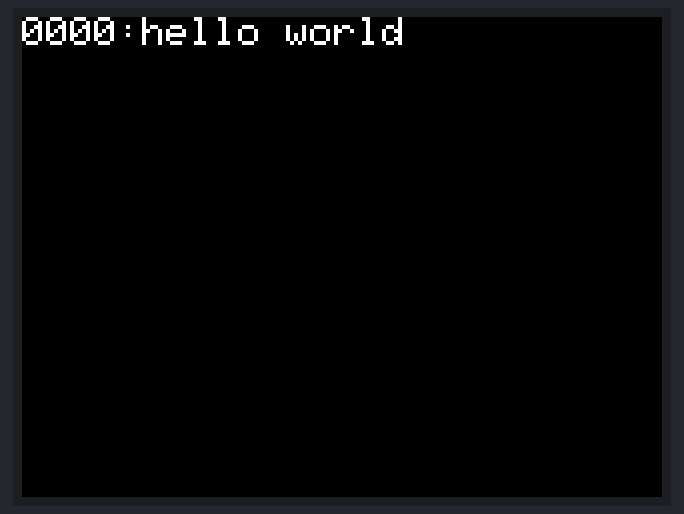
A sketch run on a simulated ESP32. Shown: 320×240 colour display.

Above: at 0.28 s.
At 1.02 s:
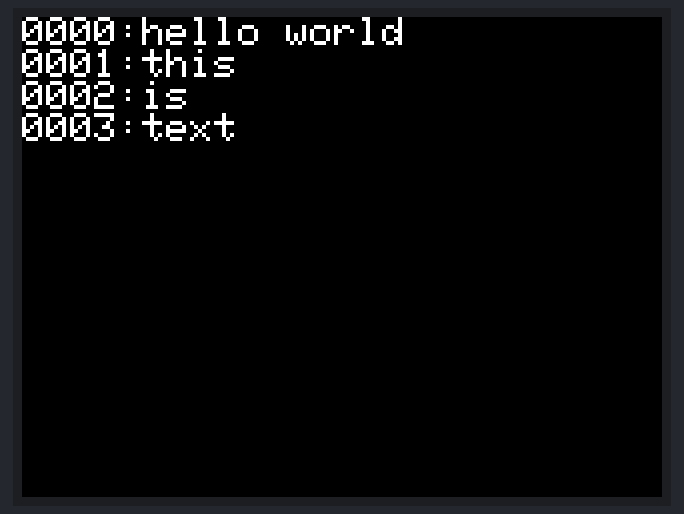
At 1.51 s:
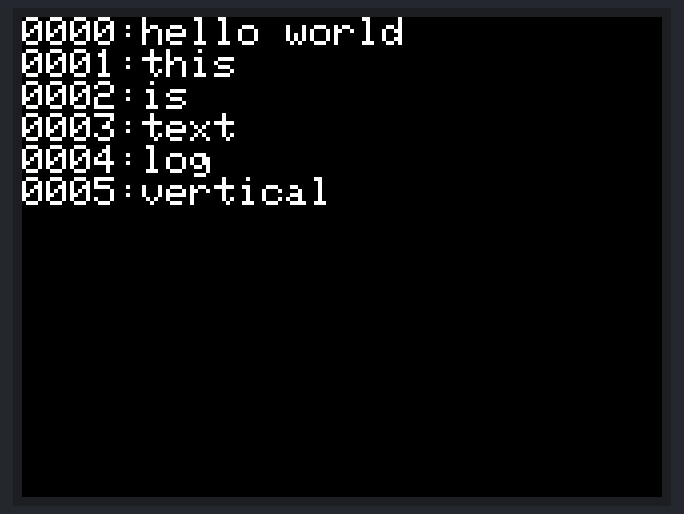
At 2.25 s:
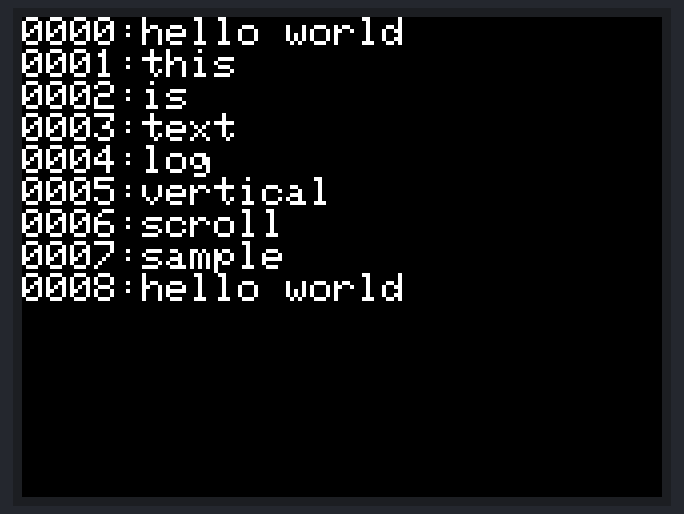
At 2.9 s:
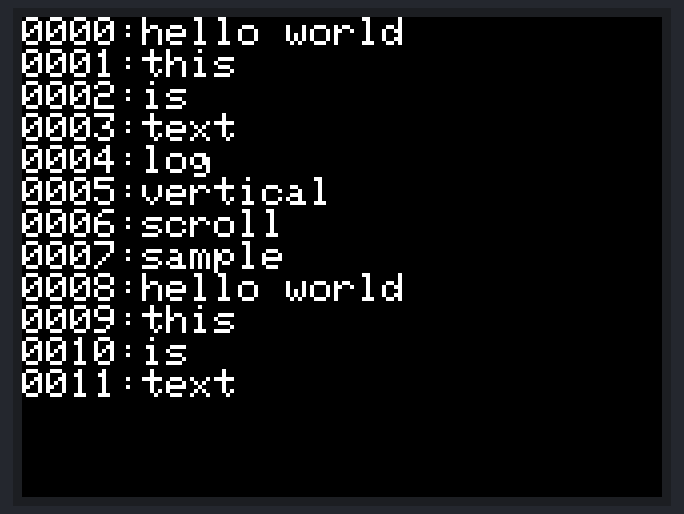
At 3.7 s:
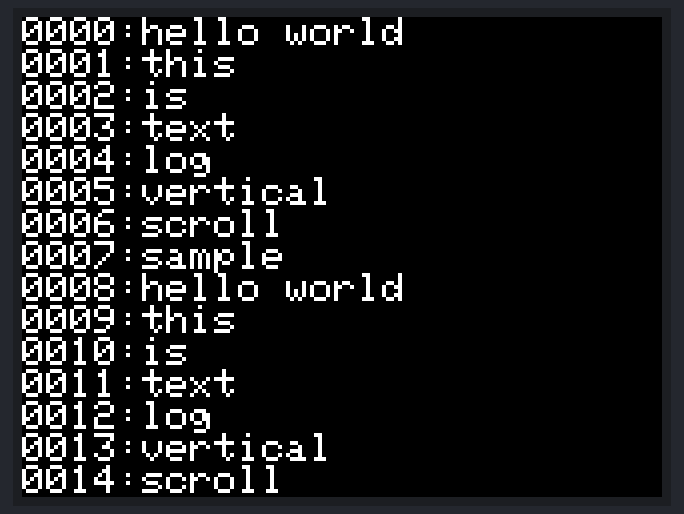

The sketch:

TextLogScroll.ino
```cpp
#include <M5GFX.h>
M5GFX display;

//#include <M5UnitOLED.h>
//M5UnitOLED display; // default setting
//M5UnitOLED display ( 21, 22, 400000 ); // SDA, SCL, FREQ

//#include <M5UnitLCD.h>
//M5UnitLCD display;  // default setting
//M5UnitLCD display  ( 21, 22, 400000 ); // SDA, SCL, FREQ

//#include <M5UnitGLASS2.h>
//M5UnitGLASS2 display;  // default setting
//M5UnitGLASS2 display ( 21, 22, 400000 ); // SDA, SCL, FREQ

//#include <M5AtomDisplay.h>
//M5AtomDisplay display;  // default setting
//M5AtomDisplay display ( 320, 180 ); // width, height

//#include <M5UnitPoEP4HDMI.h>
//M5UnitPoEP4HDMI display; // 1280x720@60 or 1920x1080@30 only; default 1280x720@60

static constexpr char text0[] = "hello world";
static constexpr char text1[] = "this";
static constexpr char text2[] = "is";
static constexpr char text3[] = "text";
static constexpr char text4[] = "log";
static constexpr char text5[] = "vertical";
static constexpr char text6[] = "scroll";
static constexpr char text7[] = "sample";
static constexpr const char* text[] = { text0, text1, text2, text3, text4, text5, text6, text7 };

//*
/// Example of using canvas
M5Canvas canvas(&display);
void setup(void)
{
  display.begin();

  if (display.isEPD())
  {
    display.setEpdMode(epd_mode_t::epd_fastest);
    display.invertDisplay(true);
    display.clear(TFT_BLACK);
  }
  if (display.width() < display.height())
  {
    display.setRotation(display.getRotation() ^ 1);
  }

  canvas.setColorDepth(1); // mono color
  canvas.createSprite(display.width(), display.height());
  canvas.setTextSize((float)canvas.width() / 160);
  canvas.setTextScroll(true);
}

void loop(void)
{
  static int count = 0;

  canvas.printf("%04d:%s\r\n", count, text[count & 7]);
  canvas.pushSprite(0, 0);
  ++count;
}

/*/

/// Example without canvas
void setup(void)
{
  display.begin();

  if (display.isEPD())
  {
    display.setEpdMode(epd_mode_t::epd_fastest);
    display.invertDisplay(true);
    display.clear(TFT_BLACK);
  }
  if (display.width() < display.height())
  {
    display.setRotation(display.getRotation() ^ 1);
  }

  display.setTextSize((float)display.width() / 160);
  display.setTextScroll(true);
}

void loop(void)
{
  static int count = 0;

  display.printf("%04d:%s\r\n", count, text[count & 7]);
  ++count;
}
//*/
```

Measured:
- what the display in image 4 shows lasts 0.5 s, from 2.9 s to 3.4 s
